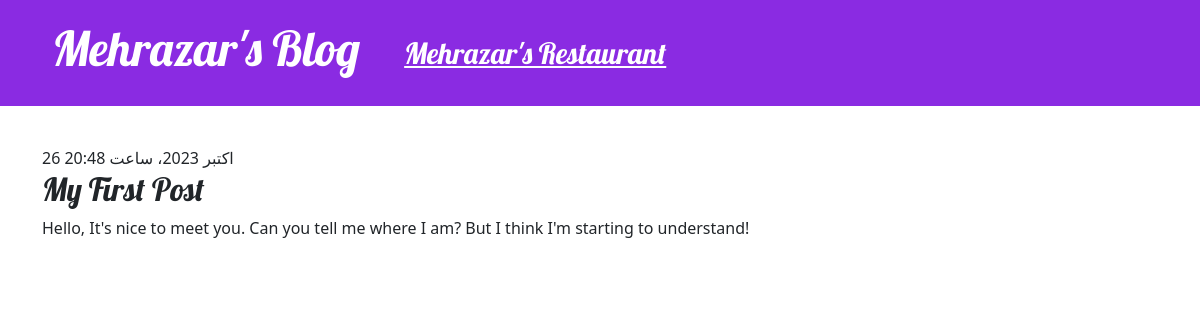
The app's page /post/1/ with its own data.
### blog/models.py (models this page shows, shortened)
class Post(models.Model):
    author = models.ForeignKey(settings.AUTH_USER_MODEL, on_delete=models.CASCADE)
    title = models.CharField(max_length=200)
    text = models.TextField()
    created_date = models.DateTimeField(default=timezone.now)
    published_date = models.DateTimeField(blank=True, null=True, default=timezone.now)

### blog/views.py (the view)
# urls.py: path('post/<int:pk>/', views.post_detail, name='post_detail'),
def post_detail(request, pk):
    post = get_object_or_404(Post, pk=pk)
    return render(request, 'post_detail.html', {'post': post})

### blog/templates/post_detail.html (shortened to what this page needs)
{% extends 'base.html' %}
{% block content %}
    <article class="post">
        {% if post.published_date %}
            <time class="date">
                {{ post.published_date }}
            </time>
        {% endif %}
        <h2>{{ post.title }}</h2>
        <p>{{ post.text|linebreaksbr }}</p>
    </article>
{% endblock %}

### blog/static/css/blog.css (style rules this page uses)
h1, h2, h3, h4 { font-family: 'Lobster', cursive; }
.post { margin-bottom: 70px; }

### records on screen
Post: published_date "26 اکتبر 2023، ساعت 20:48", title "My First Post", text "Hello, It's nice to meet you. Can you tell me where I am? But I think I'm starting to understand!"
